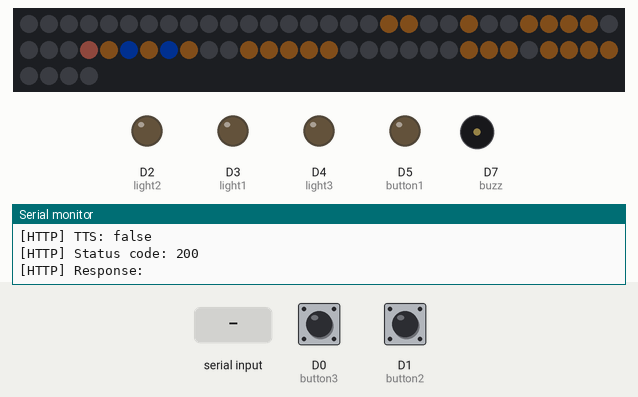
Simulated run of this sketch. Board: Arduino MKR. Shown: 64 RGB LEDs in strip order, left to right, continuing on the next row, output pins drawn as LEDs (lit = HIGH), buzzer (waves = sounding), the last lines printed to the serial monitor. The test bench sets the inputs (shaded band); at power-on: D0 (button3) LOW, D1 (button2) LOW. Dim RGB values are drawn brighter than linear; WiFi joins after 1.5 s; servers stay silent unless stated; uploads are accepted with an empty reply.

Above: at 3.0 s.
3.1 s: "pet" received over Serial
At 5.7 s:
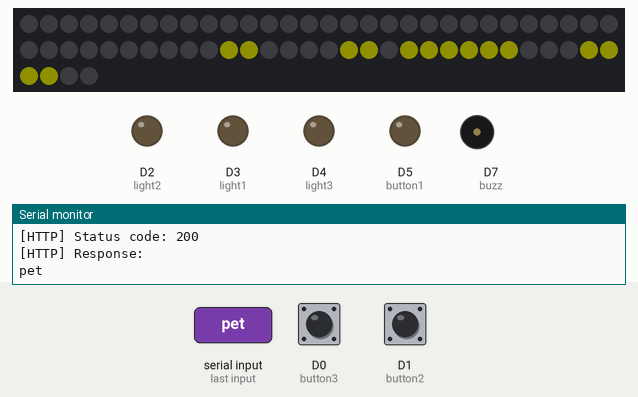
6.2 s: D0 (button3) pulled HIGH for 3.2 s
At 9.4 s:
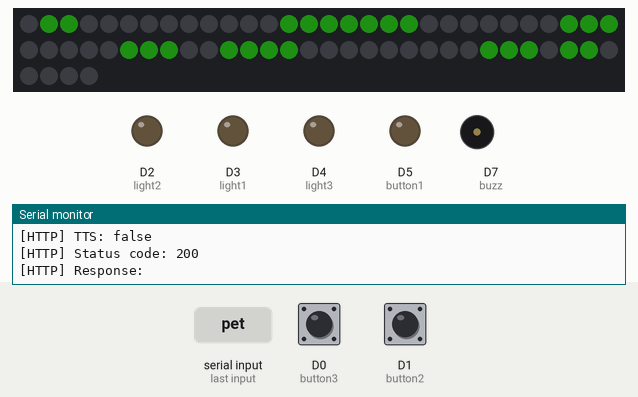
10.0 s: D1 (button2) pulled HIGH for 0.15 s
10.7 s: D0 (button3) pulled HIGH for 0.15 s
At 10.88 s:
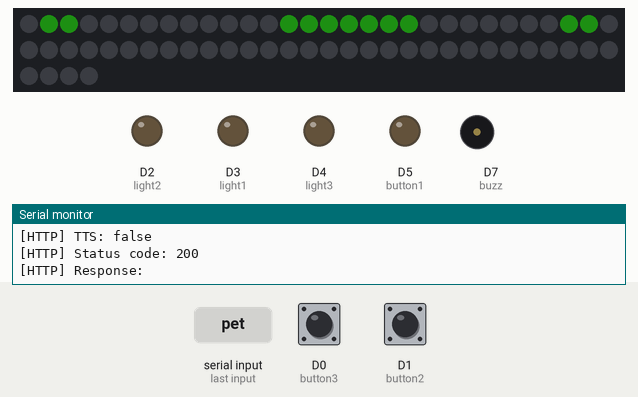
11.4 s: D1 (button2) pulled HIGH for 0.15 s
13.4 s: D1 (button2) pulled HIGH for 3.2 s
At 16.5 s:
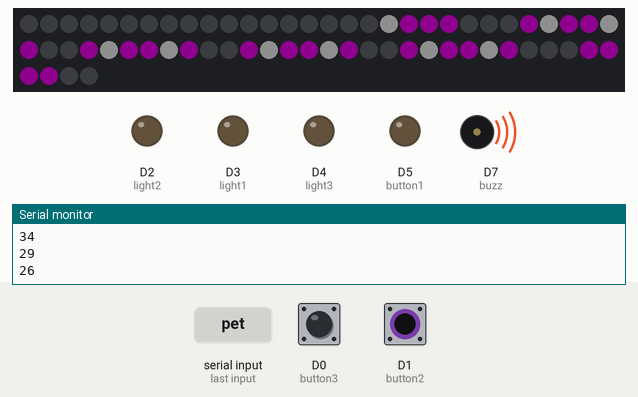
Timing chart, 0 to 18.5 s (numbered marks = the images above; inputs shaded):
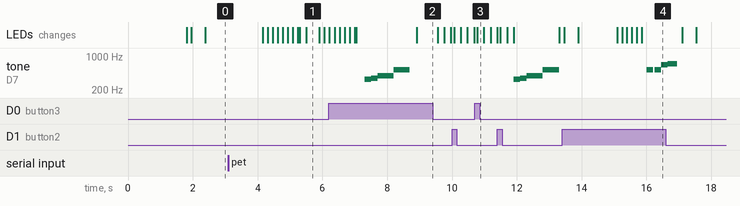

Measured:
- after the input at 3.1 s, the LEDs: first change after 1.1 s (image 1 shows a later state)
- after the input at 6.2 s, the LEDs: first differ from a run without the input after 2.7 s (image 2)
- after the input at 13.4 s, tone on D7 (buzz): plays 523 Hz for 0.20 s, 523 Hz for 0.20 s, 659 Hz for 0.20 s, 698 Hz for 0.30 s, starting after 2.6 s; the LEDs: first differ from a run without the input after 1.7 s (image 4 shows a later state)
- by itself, tone on D7 (buzz): plays 330 Hz for 0.20 s, 349 Hz for 0.20 s, 392 Hz for 0.50 s, 523 Hz for 0.50 s
- what the display in image 1 shows lasts 0.4 s, from 5.5 s to 5.9 s

The sketch:

Final_Project.ino
```cpp
#include <Adafruit_NeoPixel.h>
#ifdef __AVR__
 #include <avr/power.h> // Required for 16 MHz Adafruit Trinket
#endif

// How many NeoPixels are attached to the Arduino?
#define LED_COUNT  64

// NeoPixel brightness, 0 (min) to 255 (max)
#define BRIGHTNESS 15 // Set BRIGHTNESS to about 1/5 (max = 255)


int buzz = 7;
int light1 = 3;
int light2 = 2;
int light3 = 4;

int button1 = 5;
int button3 = 0;
int button2 = 1;


// 8X8 RGB MATRIX PIN
#define LED_PIN  6


String val;

#include "notes.h"
#include "discord.h"

int check;


// Declare our NeoPixel strip object
Adafruit_NeoPixel pixels(LED_COUNT, LED_PIN, NEO_GRB + NEO_KHZ800);


void setup() {
  // put your setup code here, to run once:
  Serial.begin(9600);
//  pinMode(OUTPUT, buzz);
//  pinMode(OUTPUT, light1);
//  pinMode(INPUT, button1);

  pinMode(buzz, OUTPUT);
  pinMode(light1, OUTPUT);
  pinMode(light2, OUTPUT);
  pinMode(light3, OUTPUT);
  pinMode(button1, OUTPUT);

  // Light 1
  pixels.begin();           // INITIALIZE NeoPixel strip object (REQUIRED)
  pixels.setBrightness(BRIGHTNESS);

  //Connect to wifi
  connect_to_wifi();

  //Send msg
  discord_send("Connection Successful");


}


void loop() {
   pixels.clear();
  //Default Dog Animations
  pinMode(buzz, LOW);
  noTone(buzz);
  showDog();
  delay(150);
  showDog2();
  delay(110);
  showDog();
  delay(150);
  showDog2();
  delay(160);
  showDog();


  //SERIAL READER FOR ROBOT
  while(Serial.available()>0){}
  val = Serial.readString();
  Serial.println(val);

  //Check for Light Inputs
  if (val == "light1On") {
   digitalWrite(light1,HIGH);
  }
   if (val == "light2On") {
   digitalWrite(light2,HIGH);
  }
   if (val == "light3On") {
   digitalWrite(light3,HIGH);
  }


//---------------------------------------------------------------------
//PLAY FUNCTIONS
  //Serial Checkers for commands
  if (val == "play") {

    //play rgb matrix animations
    showPlay();
    delay(150);
    showPlay2();
    delay(150);
    showPlay();
    delay(150);
    showPlay2();
    delay(150);
    showPlay();
    delay(150);
    showPlay2();
    delay(150);


    // Turn off LED
    digitalWrite(light2,LOW);


    //Play Tone
    playTone();
  }


// Button Press
  if (digitalRead(button2) == HIGH) {
    discord_send("botplay");

    //play rgb matrix animations
    showPlay();
    delay(150);
    showPlay2();
    delay(150);
    showPlay();
    delay(150);
    showPlay2();
    delay(150);
    showPlay();
    delay(150);
    showPlay2();
    delay(150);


    // Turn off LED
    digitalWrite(light2,LOW);


    //Play Tone
    playTone();

  }

//---------------------------------------------------------------------

//---------------------------------------------------------------------
//PET FUNCTIONS
//    Physical Button press

  if (digitalRead(button1) == HIGH) {

    discord_send("botpet");

    pixels.clear();
    //play rgb matrix animations
    showPetting();
    delay(200);
    showPetting2();
    delay(350);
    showPetting();
    delay(250);


    // Turn off LED
    digitalWrite(light1,LOW);
    //Play Tone
    acceptTone();
  }


//   discord message
  if (val == "pet" ) {
    pixels.clear();
    //play rgb matrix animations
    showPetting();
    delay(200);
    showPetting2();
    delay(350);
    showPetting();
    delay(250);


    // Turn off LED
    digitalWrite(light1,LOW);
    //Play Tone
    acceptTone();
  }

//---------------------------------------------------------------------


   if (val == "feed") {
    pixels.clear();
    //play rgb matrix animations
    showTreat();
    delay(450);
    showTreat2();

    // Turn off LED
    digitalWrite(light3 ,LOW);

    //Play tone
    acceptTone();
  }


    if (digitalRead(button3) == HIGH) {

    discord_send("botfeed");
    pixels.clear();
    //play rgb matrix animations
    showTreat();
    delay(450);
    showTreat2();

    // Turn off LED
    digitalWrite(light3 ,LOW);

    //Play tone
    acceptTone();
  }


// END OF LOOP
}


//----------------------------------------------------------------------


void showPlay() {
  pixels.clear();
  //Green pixels, NOTE : STARTS ON 1
    //number of pixels for green
  int sizePurple = 24;
  int purplePixel[sizePurple] = {11,12,13,14,18,20,21,23,26,28,29,31,34,36,37,39,42,44,45,47,51,52,53,54};

    //check for green pixel then set
    for (int i = sizePurple; i >= 0;i--) {
      //Set Pixel Color
      pixels.setPixelColor(purplePixel[i]-1, pixels.Color(255, 0, 255));
    }


  int sizeWhite = 8;
  int whitePixel[sizeWhite] = {19,22,27,30,35,38,43,46};

    //check for green pixel then set
    for (int j = sizeWhite; j >= 0;j--) {
      //Set Pixel Color
      Serial.println(whitePixel[j]-1);
      pixels.setPixelColor(whitePixel[j]-1, pixels.Color(255, 255, 255));
    }
  pixels.show();
}

void showPlay2() {
  pixels.clear();
  //Green pixels, NOTE : STARTS ON 1
    //number of pixels for green
  int sizePurple = 24;
  int purplePixel[sizePurple] = {19,20,21,22,26,28,29,31,34,36,37,39,42,44,45,47,50,52,53,55,59,60,61,62};

    //check for green pixel then set
    for (int i = sizePurple; i >= 0;i--) {
      //Set Pixel Color
      pixels.setPixelColor(purplePixel[i]-1, pixels.Color(255, 0, 255));
    }


  int sizeWhite = 8;
  int whitePixel[sizeWhite] = {27,30,35,38,43,46,51,54};

    //check for green pixel then set
    for (int j = sizeWhite; j >= 0;j--) {
      //Set Pixel Color
      Serial.println(whitePixel[j]-1);
      pixels.setPixelColor(whitePixel[j]-1, pixels.Color(255, 255, 255));
    }

  //update to show pixels
  pixels.show();
}


void showTreat() {
  pixels.clear();
  //Brown pixels, NOTE : STARTS ON 1
    //number of pixels for brown
  int sizeGreen = 24;
  int greenPixel[sizeGreen] = {2,3,14,15,16,17,18,19,20,28,29,30,36,37,38,41,42,43,44,54,55,56,58,59};

  for(int i=0; i<LED_COUNT; i++) {
      pixels.setPixelColor(i, pixels.Color(0, 0, 0));

    //check for green pixel then set
    for (int j = 0; j < sizeGreen;j++ ) {
      //check for brown pixels
      if (i == greenPixel[j]-1) {
        //if pixel is reader is equal to one of the brown pixels in array, set pixel to brown
        pixels.setPixelColor(i, pixels.Color(49, 255, 38));
      }
    }
  }

  //COLOR DOG BROWN
  pixels.show(); //Update After Setting pins to light color
}


void showTreat2() {
  //Green pixels, NOTE : STARTS ON 1
    //number of pixels for green
  int sizeGreen = 24;
  int greenPixel[sizeGreen] = {2,3,14,15,16,17,18,19,20,28,29,30,36,37,38,41,42,43,44,54,55,56,58,59};

    //check for green pixel then set
    for (int j = sizeGreen; j >= 0;j--) {
      //Set Pixel Color
      pixels.setPixelColor(greenPixel[j]-1, pixels.Color(0, 0, 0));
      delay(100);
      //Instantaneous update to board
      pixels.show();
    }

  pixels.clear();
  pixels.show();

}


void showPetting() {
  pixels.clear();
  //Green pixels, NOTE : STARTS ON 1
    //number of pixels for green
  int sizeYellow = 22;
  int yellowPixel[sizeYellow] = {10,14,19,23,26,27,30,31,41,42,47,48,50,51,52,53,54,55,59,60,61,62};

    //check for green pixel then set
    for (int i = sizeYellow; i >= 0;i--) {
      //Set Pixel Color
      pixels.setPixelColor(yellowPixel[i]-1, pixels.Color(255, 251, 0));
      //Instantaneous update to board
      delay(50);
      pixels.show();
    }

  pixels.show();

}


//No Eyes
void showPetting2() {
  pixels.clear();
  pixels.show();
  //Green pixels, NOTE : STARTS ON 1
    //number of pixels for green
  int sizeYellow = 14;
  int yellowPixel[sizeYellow] = {41,42,47,48,50,51,52,53,54,55,59,60,61,62};

    //check for green pixel then set
    for (int i = sizeYellow; i >= 0;i--) {
      //Set Pixel Color
      pixels.setPixelColor(yellowPixel[i]-1, pixels.Color(255, 251, 0));
    }
  pixels.show();
}


void showDog2() {
  pixels.clear();
  //Brown pixels, NOTE : STARTS ON 1
    //number of pixels for brown
  int sizeBrown = 26;
  int brownPixel[sizeBrown] = {10,13,14,20,21,22,23,26,28,30,35,36,37,38,39,42,43,44,53,54,55,56,57,58,59,60,61,62,63,64};

  int sizeBlue = 2;
  int bluePixel[sizeBlue] = {27,29};
  //set background blue
  for(int i=0; i<LED_COUNT; i++) {

      pixels.setPixelColor(i, pixels.Color(0, 0, 0));
//    pixels.show();
//    delay(DELAYVAL);

    //set One Pixel to pink (dogs nose)
     pixels.setPixelColor(31-1, pixels.Color(237, 113, 100));


    //check then set blue pixels
    for (int j = 0; j < sizeBlue; j++)
      if (i == bluePixel[j]-1){
        pixels.setPixelColor(i, pixels.Color(3, 82, 252));
      }


    //check for brown pixels
    for (int j = 0; j < sizeBrown;j++ ) {
      //check for brown pixels
      if (i == brownPixel[j]-1) {
        //if pixel is reader is equal to one of the brown pixels in array, set pixel to brown
        pixels.setPixelColor(i, pixels.Color(94, 60, 16));
      }
    }
  }
  //COLOR DOG BROWN
  pixels.show(); //Update After Setting pins to light color
}


void showDog() {
  pixels.clear();
  //Brown pixels, NOTE : STARTS ON 1
    //number of pixels for brown
  int sizeBrown = 22;
  int brownPixel[sizeBrown] = {19,20,23,26,27,28,29,35,37,39,42,43,44,45,46,53,54,55,57,58,59,60};

  int sizeBlue = 2;
  int bluePixel[sizeBlue] = {36,38};
  //set background blue
  for(int i=0; i<LED_COUNT; i++) {

      pixels.setPixelColor(i, pixels.Color(0, 0, 0));
//    pixels.show();
//    delay(DELAYVAL);

    //set One Pixel to pink (dogs nose)
     pixels.setPixelColor(33, pixels.Color(237, 113, 100));


    //check then set blue pixels
    for (int j = 0; j < sizeBlue; j++)
      if (i == bluePixel[j]-1){
        pixels.setPixelColor(i, pixels.Color(3, 82, 252));
      }


    //check for brown pixels
    for (int j = 0; j < sizeBrown;j++ ) {
      //check for brown pixels
      if (i == brownPixel[j]-1) {
        //if pixel is reader is equal to one of the brown pixels in array, set pixel to brown
        pixels.setPixelColor(i, pixels.Color(94, 60, 16));
      }
    }
  }
  //COLOR DOG BROWN
  pixels.show(); //Update After Setting pins to light color
}


 //MUSIC TONES

void acceptTone() {
  pinMode(buzz, HIGH);
  tone(buzz,NOTE_E4);
  delay(200);
  tone(buzz,NOTE_F4);
  delay(200);
  tone(buzz,NOTE_G4);
  delay(500);
  tone(buzz,NOTE_C5);
  delay(500);
  noTone(buzz);
}

void denyTone() {
  pinMode(buzz, HIGH);
  tone(buzz,NOTE_F4);
  delay(200);
  tone(buzz,NOTE_G4);
  delay(200);
  tone(buzz,NOTE_G3);
  delay(500);
  tone(buzz,NOTE_F3);
  delay(500);
  noTone(buzz);
}

void playTone() {
  pinMode(buzz, HIGH);
  tone(buzz,NOTE_C5);
  delay(200);
  noTone(buzz);
  delay(50);
  tone(buzz,NOTE_C5);
  delay(200);
  tone(buzz,NOTE_E5);
  delay(200);
  tone(buzz,NOTE_F5);
  delay(300);
  noTone(buzz);
}

void almostdeathTone() {
  pinMode(buzz, HIGH);
  tone(buzz,NOTE_D4);
  delay(400);
  tone(buzz,NOTE_B3);
  delay(200);
  tone(buzz,NOTE_G3);
  delay(200);
  tone(buzz,NOTE_F3);
  delay(200);
  noTone(buzz);
}
```

arduino_secrets.h
```cpp
#define SECRET_SSID ""
#define SECRET_PASS ""
#define SECRET_WEBHOOK ""
#define SECRET_TTS "false"
```

discord.h
```cpp
#include <WiFiNINA.h>
#include <ArduinoHttpClient.h>
#include "arduino_secrets.h"


const char ssid[] = SECRET_SSID;    // Network SSID (name)
const char pass[] = SECRET_PASS;    // Network password (use for WPA, or use as key for WEP)

const char server[] = "discordapp.com";
const int port = 443;
const String discord_webhook = SECRET_WEBHOOK;
const String discord_tts = SECRET_TTS;

int status = WL_IDLE_STATUS;
WiFiSSLClient client;
HttpClient http_client = HttpClient(client, server, port);

void connect_to_wifi() {
  String fv = WiFi.firmwareVersion();
  if (fv < "1.0.0") {
    Serial.println("Please upgrade the firmware");
  }

  // attempt to connect to Wifi network:
  while (status != WL_CONNECTED) {
    Serial.print("[WiFi] Connecting to: ");
    Serial.println(ssid);
    // Connect to WPA/WPA2 network:
    status = WiFi.begin(ssid, pass);

    // wait 10 seconds for connection:
    delay(100);
  }

  // you're connected now, so print out the data:
  Serial.println("[WiFi] Connected");
}

void discord_send(String content) {
  Serial.println("[HTTP] Connecting to Discord...");
  Serial.println("[HTTP] Message: " + content);
  Serial.println("[HTTP] TTS: " + discord_tts);
  http_client.post(discord_webhook, "application/json", "{\"content\":\"" + content + "\", \"tts\":" + discord_tts + "}");
  // read the status code and body of the response
  int statusCode = http_client.responseStatusCode();
  String response = http_client.responseBody();

  Serial.print("[HTTP] Status code: ");
  Serial.println(statusCode);
  Serial.print("[HTTP] Response: ");
  Serial.println(response);
}
```

notes.h
```cpp
/*************************************************

 * Public Constants

 *************************************************/

#define NOTE_B0  31
#define NOTE_C1  33
#define NOTE_CS1 35
#define NOTE_D1  37
#define NOTE_DS1 39
#define NOTE_E1  41
#define NOTE_F1  44
#define NOTE_FS1 46
#define NOTE_G1  49
#define NOTE_GS1 52
#define NOTE_A1  55
#define NOTE_AS1 58
#define NOTE_B1  62
#define NOTE_C2  65
#define NOTE_CS2 69
#define NOTE_D2  73
#define NOTE_DS2 78
#define NOTE_E2  82
#define NOTE_F2  87
#define NOTE_FS2 93
#define NOTE_G2  98
#define NOTE_GS2 104
#define NOTE_A2  110
#define NOTE_AS2 117
#define NOTE_B2  123
#define NOTE_C3  131
#define NOTE_CS3 139
#define NOTE_D3  147
#define NOTE_DS3 156
#define NOTE_E3  165
#define NOTE_F3  175
#define NOTE_FS3 185
#define NOTE_G3  196
#define NOTE_GS3 208
#define NOTE_A3  220
#define NOTE_AS3 233
#define NOTE_B3  247
#define NOTE_C4  262
#define NOTE_CS4 277
#define NOTE_D4  294
#define NOTE_DS4 311
#define NOTE_E4  330
#define NOTE_F4  349
#define NOTE_FS4 370
#define NOTE_G4  392
#define NOTE_GS4 415
#define NOTE_A4  440
#define NOTE_AS4 466
#define NOTE_B4  494
#define NOTE_C5  523
#define NOTE_CS5 554
#define NOTE_D5  587
#define NOTE_DS5 622
#define NOTE_E5  659
#define NOTE_F5  698
#define NOTE_FS5 740
#define NOTE_G5  784
#define NOTE_GS5 831
#define NOTE_A5  880
#define NOTE_AS5 932
#define NOTE_B5  988
#define NOTE_C6  1047
#define NOTE_CS6 1109
#define NOTE_D6  1175
#define NOTE_DS6 1245
#define NOTE_E6  1319
#define NOTE_F6  1397
#define NOTE_FS6 1480
#define NOTE_G6  1568
#define NOTE_GS6 1661
#define NOTE_A6  1760
#define NOTE_AS6 1865
#define NOTE_B6  1976
#define NOTE_C7  2093
#define NOTE_CS7 2217
#define NOTE_D7  2349
#define NOTE_DS7 2489
#define NOTE_E7  2637
#define NOTE_F7  2794
#define NOTE_FS7 2960
#define NOTE_G7  3136
#define NOTE_GS7 3322
#define NOTE_A7  3520
#define NOTE_AS7 3729
#define NOTE_B7  3951
#define NOTE_C8  4186
#define NOTE_CS8 4435
#define NOTE_D8  4699
#define NOTE_DS8 4978
```
